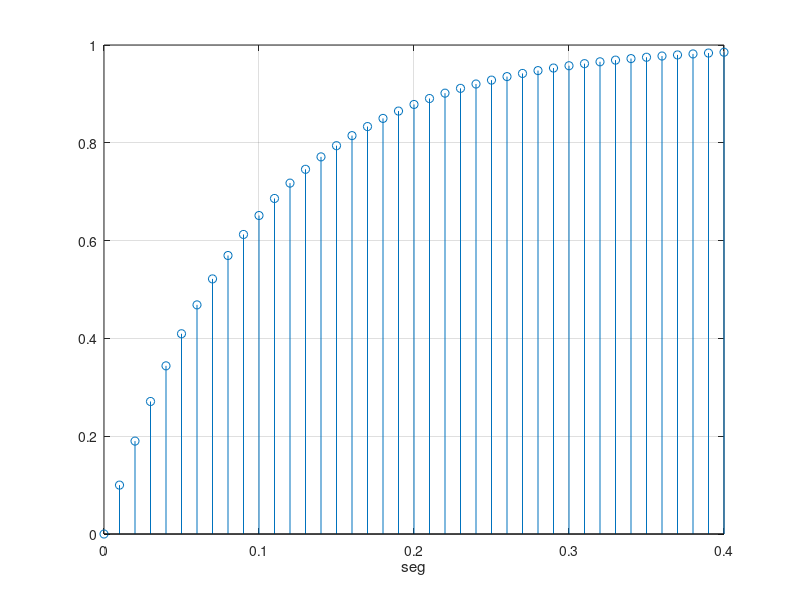

Write MATLAB code to recreate this figure.
%mi rut es 19.737.727-5 

% Respuesta escalon filtro IIR
% y(n) = 0.1 x(n) + 0.9 y(n-1)
vi = 1; % voltaje de entrada
a = 0.9; % constante del filtro 
dt = 10e-3; % 1/100 Hz = 10mseg
t(1) = 0; % indice 1 => t = 0
vf(1) = 0; % indice 1 => t = 0
for i = 2 : 41;
    t(i) = (i-1) * dt;
    vf(i) = (1-a) * vi + a * vf(i-1);
end
close; stem(t, vf); % grafico
xlabel('seg'); grid;